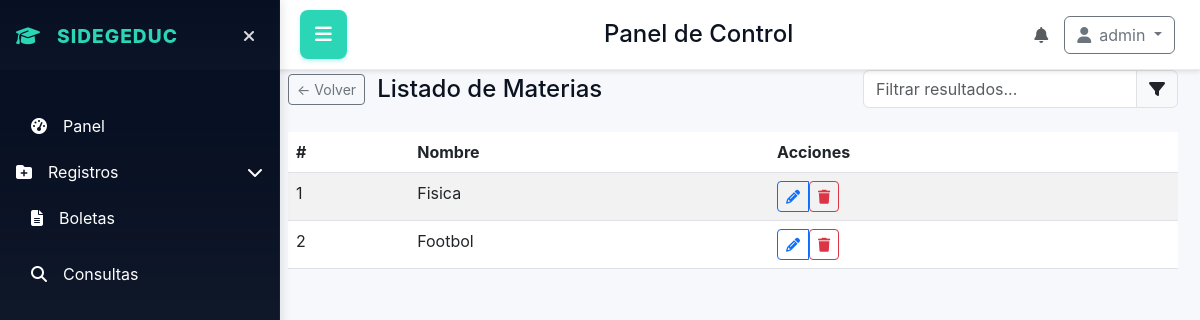
The app's page /consultas/materias (signed in) with its own data.
### database/models.py (models this page shows)
class Usuarios(db.Model):
    __tablename__ = 'usuarios'
    id_user = db.Column(db.Integer, primary_key=True)
    nombre = db.Column(db.String(50), unique=True, nullable=False)
    contrasena = db.Column(db.String(255), nullable=False)
    id_rol = db.Column(db.Integer, db.ForeignKey('roles.id_rol'), nullable=False)
    id_status_user = db.Column(db.Integer, db.ForeignKey('status_user.id_status_user'), nullable=False)

class Materias(db.Model):
    __tablename__ = 'materias'
    id_materia = db.Column(db.Integer, primary_key=True)
    nombre_materia = db.Column(db.String(100), unique=True, nullable=False)

### app.py (the view)
@app.route('/consultas/materias')
def consultas_materias():
    return manejar_la_vista_de.consultas_materias()

### app.py (called while the page is built)
@event.listens_for(Engine, "connect")
def set_sqlite_pragma(dbapi_connection, connection_record):
    if app.config['SQLALCHEMY_DATABASE_URI'].startswith("sqlite"):
        cursor = dbapi_connection.cursor()
        cursor.execute("PRAGMA foreign_keys=ON")
        cursor.close()

@app.context_processor
def inject_user_context():
    try:
        ctx = get_user_context(session)
    except Exception:
        ctx = {}
    return {
        'is_creator': ctx.get('is_creator', False),
        'developer_priv': ctx.get('developer_priv', False),
        'role_name': ctx.get('role_name'),
        'role_desc': ctx.get('role_desc'),
        'status': ctx.get('status'),
        'usuario': ctx.get('user')
    }

### utils/view_handlers.py (called while the page is built)
def compute_role_counts(ctx):
    try:
        if ctx.get('is_creator'):
            roles_count = Roles.query.count()
            users_q = db.session.query(Roles.nombre_rol, func.count(Usuarios.id_user)).join(Usuarios, Usuarios.id_rol == Roles.id_rol).group_by(Roles.id_rol).all()
        else:
            roles_count = Roles.query.filter(func.lower(func.trim(Roles.nombre_rol)) != 'creador').count()
            users_q = db.session.query(Roles.nombre_rol, func.count(Usuarios.id_user)).join(Usuarios, Usuarios.id_rol == Roles.id_rol).filter(func.lower(func.trim(Roles.nombre_rol)) != 'creador').group_by(Roles.id_rol).all()
        users_by_role = [{'role': r or 'Sin nombre', 'count': int(c)} for r, c in users_q]
    except Exception:
        roles_count = 0
        users_by_role = []
    return roles_count, users_by_role

def consultas_materias():
    ctx = get_user_context(session)
    try:
        materias = db.session.execute(text('SELECT id_materia, nombre_materia FROM materias')).fetchall()
    except Exception:
        materias = []
    roles_count, users_by_role = compute_role_counts(ctx)
    return render_template('home_panel/struct.html', usuario=ctx['user'], developer_priv=ctx['developer_priv'], role_name=ctx.get('role_name'), role_desc=ctx.get('role_desc'), status=ctx.get('status'), roles_count=roles_count, users_by_role=users_by_role, content_template='home_panel/consultas_personas_list.html', rows=materias, role_display='Materia', title='Listado de Materias')

### templates/home_panel/struct.html (shortened to what this page needs)
<!DOCTYPE html>
<html lang="en">
<head>
    <link href="https://cdn.jsdelivr.net/npm/bootstrap@5.3.0/dist/css/bootstrap.min.css" rel="stylesheet">
    <link rel="stylesheet" href="https://cdnjs.cloudflare.com/ajax/libs/font-awesome/6.4.0/css/all.min.css">
    <link rel="stylesheet" href="{{ url_for('static', filename='home_panel/home_panel.css') }}">
    <link rel="stylesheet" href="https://cdn.jsdelivr.net/npm/flatpickr/dist/themes/material_blue.css">
</head>
<body>
    <div class="app-layout">
        <aside class="sidebar" id="sidebar">
            <div class="p-3">
                <div class="d-flex align-items-center mb-3">
                    <div class="logo">
                        <i class="fas fa-graduation-cap me-2"></i>
                        SIDEGEDUC
                    </div>
                    <button id="sidebar-toggle" class="sidebar-toggle" aria-label="Ocultar sidebar">
                        <i class="fas fa-times"></i>
                    </button>
                </div>
            </div>
            <nav class="p-3 flex-grow-1">
                <ul class="nav flex-column">
                    <li class="nav-item mb-2">
                        <a class="nav-link" href="{{ url_for('dashboard') }}">
                            <i class="fas fa-tachometer-alt me-3"></i>
                            <span>Panel</span>
                        </a>
                    </li>
                    <li class="nav-item mb-2">
                        <button class="nav-link btn btn-link text-start p-0 w-100" data-bs-toggle="collapse" data-bs-target="#registrosSub" aria-expanded="false">
                            <i class="fas fa-folder-plus me-3"></i>
                            <span>Registros</span>
                            <i class="fas fa-chevron-down ms-auto"></i>
                        </button>
                    </li>
                    <li class="nav-item mb-2">
                        <a class="nav-link" href="{{ url_for('boleta') }}">
                            <i class="fas fa-file-alt me-3"></i>
                            <span>Boletas</span>
                        </a>
                    </li>
                    <li class="nav-item mb-2">
                        <a class="nav-link" href="{{ url_for('consultas') }}">
                            <i class="fas fa-search me-3"></i>
                            <span>Consultas</span>
                        </a>
                    </li>
                </ul>
            </nav>
        </aside>
        <header class="topbar">
            <button id="menu-toggle" class="menu-toggle">
                <i class="fas fa-bars"></i>
            </button>
            <div class="d-flex align-items-center">
                <h1 class="h4 mb-0 ms-3">Panel de Control</h1>
            </div>
            <div class="d-flex align-items-center">
                <div class="me-3">
                    <i class="fas fa-bell text-muted"></i>
                </div>
                <div class="dropdown">
                    <button class="btn btn-outline-secondary dropdown-toggle" type="button" data-bs-toggle="dropdown">
                        <i class="fas fa-user me-2"></i>{{ usuario if usuario else 'Invitado' }}
                    </button>
                </div>
            </div>
        </header>
        <main class="content">
            {% if content_template %}
                {% include content_template %}
            {% endif %}
        </main>
    </div>
</body>
</html>

### templates/home_panel/consultas_personas_list.html (shortened to what this page needs)
<div class="container-fluid" style="margin-top:48px;">
  <div class="row mb-3">
    <div class="col-12">
      <div class="d-flex justify-content-between align-items-center mb-2">
        <div style="display:flex;align-items:center;gap:12px;">
          <a href="{% if role_display in ['Materia','Plantel'] %}{{ url_for('consultas') }}{% elif role_display == 'Sin rol' %}{{ url_for('consultas_personas') }}{% else %}{{ url_for('consultas_personas') }}{% endif %}" class="btn btn-sm btn-outline-secondary" title="Atrás">← Volver</a>
          <h4 style="margin:0">{{ title }}</h4>
        </div>
        <div style="min-width:240px;max-width:320px;">
          <div class="input-group">
            <input id="filtro-listado" type="text" class="form-control" placeholder="Filtrar resultados..." autocomplete="off">
            <span class="input-group-text"><i class="fas fa-filter"></i></span>
          </div>
        </div>
      </div>
    </div>
  </div>
  <div class="row">
    <div class="col-12">
      {% if rows %}
      <link rel="stylesheet" href="/static/home_panel/filtro-dinamico.css">
      {% if role_display == 'Materia' %}
      <table class="table table-striped">
        <thead><tr><th>#</th><th>Nombre</th><th>Acciones</th></tr></thead>
        <tbody>
          {% for r in rows %}
          <tr>
            <td>{{ loop.index }}</td>
            <td>{{ r[1] }}</td>
            <td>
              <div class="btn-group" role="group">
                <a class="btn btn-sm btn-outline-primary" href="/consultas/materias/editar?id={{ r[0] }}" title="Editar">
                  <i class="fas fa-pencil-alt"></i>
                </a>
                <form method="post" action="/consultas/materias/borrar" style="display:inline-block;margin:0;">
                  <button class="btn btn-sm btn-outline-danger" title="Borrar" onclick="return confirm('¿Eliminar esta materia?')">
                    <i class="fas fa-trash"></i>
                  </button>
                </form>
              </div>
            </td>
          </tr>
          {% endfor %}
        </tbody>
      </table>
      {% endif %}
      {% else %}
      <div class="alert alert-info">No se encontraron registros para {{ role_display }}.</div>
      {% endif %}
    </div>
  </div>
</div>

### static/home_panel/home_panel.css (style rules this page uses)
:root { --panel-bg:#ffffff; --muted:#9aa4ad; --accent-1:#06a77d; --accent-2:#0b5f47; --glass:#f6fbfa; --card-border:#e9f4f2; --sidebar-start:#071023; --sidebar-end:#0f1724cc; --accent:#2bd6b6; --accent2:#00bfa5; --bg:#f6f8fb; }
.row { display:flex;gap:14px }
body { margin:0;font-family:Inter,system-ui,Arial;background:linear-gradient(180deg,#071023 0%, #071023 12%, #071023 12%, #f6f8fb 100%);color:#0b1220 }
.sidebar { width: 280px; background: linear-gradient(180deg,var(--sidebar-start),var(--sidebar-end)); color:#fff; padding:0; display:flex; flex-direction:column; border-right:1px solid rgba(255,255,255,0.04); transition: transform 0.3s cubic-bezier(.2,.9,.2,1); position: fixed; height: 100vh; overflow-y: auto; z-index: 1050; top: 0; left: 0; box-shadow: 2px 0 10px rgba(0,0,0,0.1); }
.logo { font-weight:800;font-size:1.2rem;letter-spacing:1px;color:var(--accent);display:flex;align-items:center;gap:8px }
.sidebar-toggle { background:transparent;border:none;color:rgba(255,255,255,0.85);padding:8px;border-radius:8px;cursor:pointer;margin-left:auto;transition: all 0.2s }
.nav-link { color: white !important;text-decoration: none;padding: 10px 15px;border-radius: 8px;margin-bottom: 4px;display: flex;align-items: center;width: 100%;transition: all .22s cubic-bezier(.2,.9,.2,1) }
.nav-link.btn-link { color: white !important;border: none;background: transparent;padding: 10px 15px }
.content { margin-left: 280px;padding:22px 22px 22px 8px;background: var(--bg); min-height: 100vh; transition: margin-left 0.3s cubic-bezier(.2,.9,.2,1); }
.content > .container-fluid { padding-left:0;padding-right:0 }
.content .container-fluid .row { margin-left:0;margin-right:0 }
.content .container-fluid [class*=col-] { padding-left:0;padding-right:0 }
.topbar { background: white; padding: 15px 25px 15px 300px; border-bottom: 1px solid #e9ecef; box-shadow: 0 2px 4px rgba(0,0,0,0.1); display: flex; justify-content: space-between; align-items: center; transition: margin-left 0.3s cubic-bezier(.2,.9,.2,1); position: fixed; top: 0; right: 0; left: 0; z-index: 1030; height: 70px; }
.menu-toggle { background: var(--accent); border: none; color: white; padding: 10px 15px; border-radius: 8px; cursor: pointer; font-size: 1.2rem; transition: all 0.2s; box-shadow: 0 2px 4px rgba(43,214,182,0.3); }

### records on screen
Usuarios: nombre "admin"
Materias: nombre_materia "Fisica"
Materias: nombre_materia "Footbol"

### other values on screen
{{ title }} "Listado de Materias"
